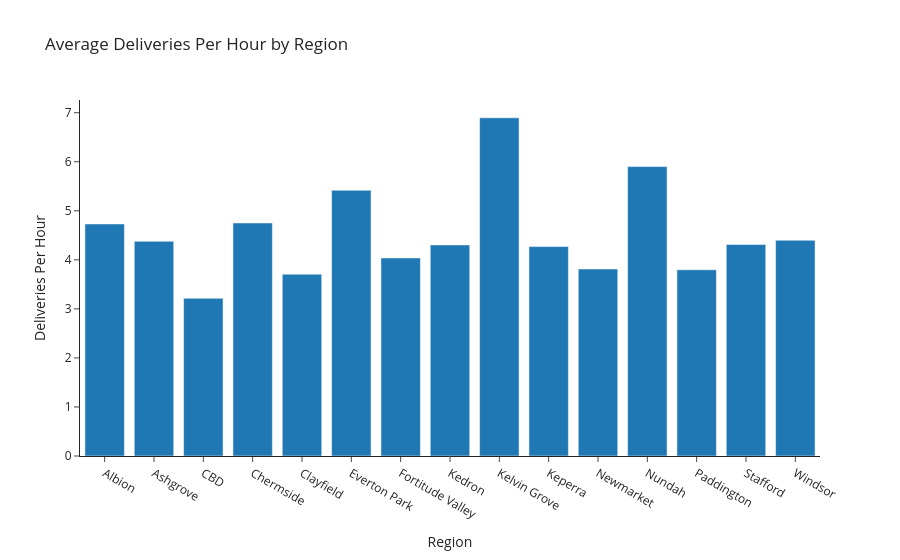
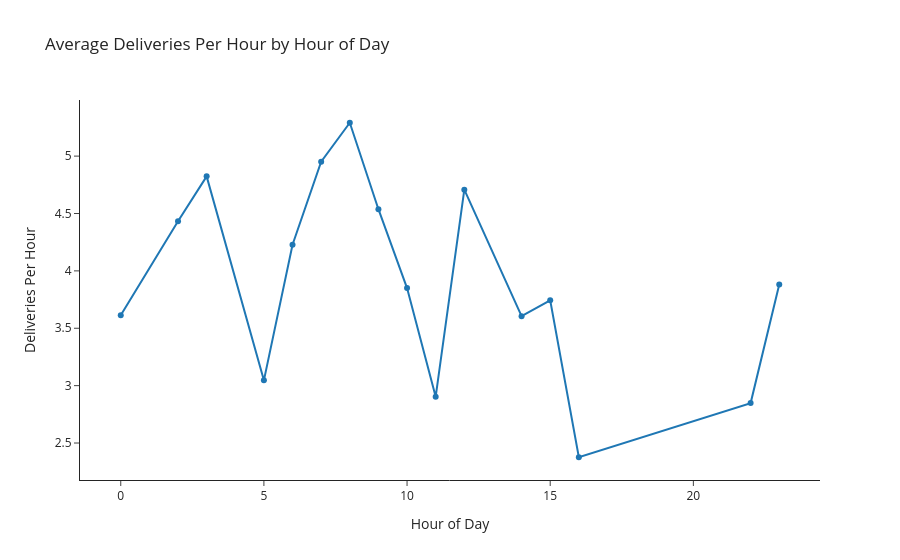
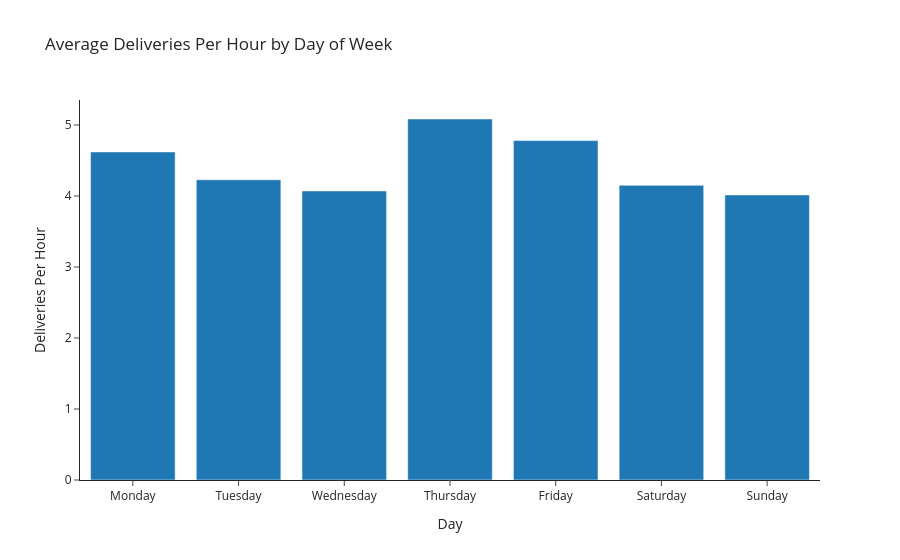
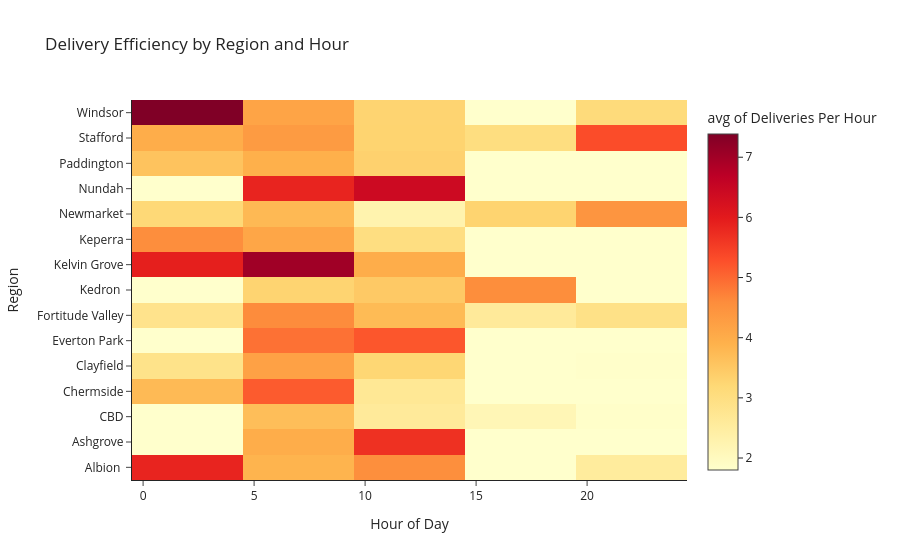

The notebook cell these images were saved under, in order:
### Markdown cell above
### Visualisation

Several visualisations were created to examine delivery efficiency patterns. Bar charts compare deliveries per hour across regions and days of the week, while a line chart shows how efficiency changes across different hours of the day. A grouped bar chart was used to compare delivery efficiency across regions and days of the week, and heatmaps were used to explore combinations of region and hour and hour and day to help identify patterns across time and location.

### Code cell
# Set clean visual style
px.defaults.template = "simple_white"

# Correct day order
day_order = ["Monday","Tuesday","Wednesday","Thursday","Friday","Saturday","Sunday"]


# Bar chart: delivery efficiency by region
fig = px.bar(
    region_efficiency,
    x="Region",
    y="DELIVERIES_PER_HOUR",
    title="Average Deliveries Per Hour by Region",
    labels={"DELIVERIES_PER_HOUR": "Deliveries Per Hour"}
)
fig.show()


# Line chart: delivery efficiency by hour
fig = px.line(
    hour_efficiency,
    x="HOUR",
    y="DELIVERIES_PER_HOUR",
    markers=True,
    title="Average Deliveries Per Hour by Hour of Day",
    labels={"HOUR": "Hour of Day", "DELIVERIES_PER_HOUR": "Deliveries Per Hour"}
)
fig.show()


# Bar chart: delivery efficiency by day
fig = px.bar(
    day_efficiency,
    x="DAY_NAME",
    y="DELIVERIES_PER_HOUR",
    category_orders={"DAY_NAME": day_order},
    title="Average Deliveries Per Hour by Day of Week",
    labels={"DAY_NAME": "Day", "DELIVERIES_PER_HOUR": "Deliveries Per Hour"}
)
fig.show()


# Heatmap: delivery efficiency by region and hour
fig = px.density_heatmap(
    region_hour_efficiency,
    x="HOUR",
    y="Region",
    z="DELIVERIES_PER_HOUR",
    histfunc="avg",
    color_continuous_scale="YlOrRd",
    title="Delivery Efficiency by Region and Hour",
    labels={
        "HOUR": "Hour of Day",
        "Region": "Region",
        "DELIVERIES_PER_HOUR": "Deliveries Per Hour"
    }
)
fig.show()


# Grouped bar chart: region vs day
fig = px.bar(
    region_day_efficiency,
    x="DAY_NAME",
    y="DELIVERIES_PER_HOUR",
    color="Region",
    barmode="group",
    category_orders={"DAY_NAME": day_order},
    title="Delivery Efficiency by Region and Day",
    labels={"DAY_NAME": "Day", "DELIVERIES_PER_HOUR": "Deliveries Per Hour"}
)
fig.show()


# Heatmap: delivery efficiency by hour and day
fig = px.density_heatmap(
    hour_day_efficiency,
    x="HOUR",
    y="DAY_NAME",
    z="DELIVERIES_PER_HOUR",
    histfunc="avg",
    category_orders={"DAY_NAME": day_order},
    title="Delivery Efficiency by Hour and Day",
    labels={"HOUR": "Hour of Day", "DELIVERIES_PER_HOUR": "Deliveries Per Hour"}
)
fig.show()

### Figure 1 — Plotly figure (JSON) as saved in the notebook; plotly's stock layout.template omitted (floating-point values rounded to 4 significant figures)
{"data": [{"alignmentgroup": "True", "hovertemplate": "Region=%{x}<br>Deliveries Per Hour=%{y}<extra></extra>", "legendgroup": "", "marker": {"color": "#1F77B4", "pattern": {"shape": ""}}, "name": "", "offsetgroup": "", "orientation": "v", "showlegend": false, "textposition": "auto", "type": "bar", "x": ["Albion ", "Ashgrove", "CBD", "Chermside", "Clayfield", "Everton Park", "Fortitude Valley", "Kedron ", "Kelvin Grove", "Keperra", "Newmarket", "Nundah", "Paddington", "Stafford", "Windsor"], "xaxis": "x", "y": [4.732, 4.378, 3.215, 4.751, 3.707, 5.419, 4.038, 4.304, 6.896, 4.27, 3.813, 5.901, 3.797, 4.312, 4.399], "yaxis": "y"}], "layout": {"autosize": true, "barmode": "relative", "legend": {"tracegroupgap": 0}, "title": {"text": "Average Deliveries Per Hour by Region"}, "xaxis": {"anchor": "y", "autorange": true, "domain": [0, 1], "range": [-0.5, 14.5], "title": {"text": "Region"}, "type": "category"}, "yaxis": {"anchor": "x", "autorange": true, "domain": [0, 1], "range": [0, 7.259], "title": {"text": "Deliveries Per Hour"}, "type": "linear"}}}

### Figure 2 — Plotly figure (JSON) as saved in the notebook; plotly's stock layout.template omitted (floating-point values rounded to 4 significant figures)
{"data": [{"hovertemplate": "Hour of Day=%{x}<br>Deliveries Per Hour=%{y}<extra></extra>", "legendgroup": "", "line": {"color": "#1F77B4", "dash": "solid"}, "marker": {"symbol": "circle"}, "mode": "lines+markers", "name": "", "orientation": "v", "showlegend": false, "type": "scatter", "x": [0, 2, 3, 5, 6, 7, 8, 9, 10, 11, 12, 14, 15, 16, 22, 23], "xaxis": "x", "y": [3.613, 4.433, 4.824, 3.046, 4.228, 4.951, 5.291, 4.538, 3.85, 2.904, 4.707, 3.606, 3.743, 2.376, 2.848, 3.882], "yaxis": "y"}], "layout": {"autosize": true, "legend": {"tracegroupgap": 0}, "title": {"text": "Average Deliveries Per Hour by Hour of Day"}, "xaxis": {"anchor": "y", "autorange": true, "domain": [0, 1], "range": [-1.394, 24.39], "title": {"text": "Hour of Day"}, "type": "linear"}, "yaxis": {"anchor": "x", "autorange": true, "domain": [0, 1], "range": [2.135, 5.531], "title": {"text": "Deliveries Per Hour"}, "type": "linear"}}}

### Figure 3 — Plotly figure (JSON) as saved in the notebook; plotly's stock layout.template omitted (floating-point values rounded to 4 significant figures)
{"data": [{"alignmentgroup": "True", "hovertemplate": "Day=%{x}<br>Deliveries Per Hour=%{y}<extra></extra>", "legendgroup": "", "marker": {"color": "#1F77B4", "pattern": {"shape": ""}}, "name": "", "offsetgroup": "", "orientation": "v", "showlegend": false, "textposition": "auto", "type": "bar", "x": ["Friday", "Monday", "Saturday", "Sunday", "Thursday", "Tuesday", "Wednesday"], "xaxis": "x", "y": [4.781, 4.621, 4.151, 4.015, 5.085, 4.228, 4.071], "yaxis": "y"}], "layout": {"autosize": true, "barmode": "relative", "legend": {"tracegroupgap": 0}, "title": {"text": "Average Deliveries Per Hour by Day of Week"}, "xaxis": {"anchor": "y", "autorange": true, "categoryarray": ["Monday", "Tuesday", "Wednesday", "Thursday", "Friday", "Saturday", "Sunday"], "categoryorder": "array", "domain": [0, 1], "range": [-0.5, 6.5], "title": {"text": "Day"}, "type": "category"}, "yaxis": {"anchor": "x", "autorange": true, "domain": [0, 1], "range": [0, 5.352], "title": {"text": "Deliveries Per Hour"}, "type": "linear"}}}

### Figure 4 — Plotly figure (JSON) as saved in the notebook; plotly's stock layout.template omitted (floating-point values rounded to 4 significant figures)
{"data": [{"coloraxis": "coloraxis", "histfunc": "avg", "hovertemplate": "Hour of Day=%{x}<br>Region=%{y}<br>avg of Deliveries Per Hour=%{z}<extra></extra>", "name": "", "type": "histogram2d", "x": [0, 2, 3, 5, 7, 8, 9, 10, 11, 12, 22, 7, 8, 9, 10, 5, 8, 9, 10, 11, 15, 23, 0, 3, 6, 7, 8, 9, 10, 11, 3, 8, 9, 10, 22, 6, 7, 8, 9, 10, 0, 2, 3, 5, 6, 7, 8, 9, 10, 11, 14, 15, 16, 22, 23, 6, 7, 8, 9, 10, 12, 15, 16, 2, 3, 7, 8, 9, 10, 14, 0, 3, 8, 9, 10, 2, 5, 6, 7, 8, 9, 10, 15, 16, 23, 6, 7, 8, 9, 10, 11, 12, 0, 2, 3, 7, 8, 9, 10, 3, 6, 8, 9, 10, 11, 14, 16, 23, 2, 3, 5, 6, 7, 8, 9, 10, 11, 12, 14, 15, 22, 23], "xaxis": "x", "xbingroup": "x", "y": ["Albion ", "Albion ", "Albion ", "Albion ", "Albion ", "Albion ", "Albion ", "Albion ", "Albion ", "Albion ", "Albion ", "Ashgrove", "Ashgrove", "Ashgrove", "Ashgrove", "CBD", "CBD", "CBD", "CBD", "CBD", "CBD", "CBD", "Chermside", "Chermside", "Chermside", "Chermside", "Chermside", "Chermside", "Chermside", "Chermside", "Clayfield", "Clayfield", "Clayfield", "Clayfield", "Clayfield", "Everton Park", "Everton Park", "Everton Park", "Everton Park", "Everton Park", "Fortitude Valley", "Fortitude Valley", "Fortitude Valley", "Fortitude Valley", "Fortitude Valley", "Fortitude Valley", "Fortitude Valley", "Fortitude Valley", "Fortitude Valley", "Fortitude Valley", "Fortitude Valley", "Fortitude Valley", "Fortitude Valley", "Fortitude Valley", "Fortitude Valley", "Kedron ", "Kedron ", "Kedron ", "Kedron ", "Kedron ", "Kedron ", "Kedron ", "Kedron ", "Kelvin Grove", "Kelvin Grove", "Kelvin Grove", "Kelvin Grove", "Kelvin Grove", "Kelvin Grove", "Kelvin Grove", "Keperra", "Keperra", "Keperra", "Keperra", "Keperra", "Newmarket", "Newmarket", "Newmarket", "Newmarket", "Newmarket", "Newmarket", "Newmarket", "Newmarket", "Newmarket", "Newmarket", "Nundah", "Nundah", "Nundah", "Nundah", "Nundah", "Nundah", "Nundah", "Paddington", "Paddington", "Paddington", "Paddington", "Paddington", "Paddington", "Paddington", "Stafford", "Stafford", "Stafford", "Stafford", "Stafford", "Stafford", "Stafford", "Stafford", "Stafford", "Windsor", "Windsor", "Windsor", "Windsor", "Windsor", "Windsor", "Windsor", "Windsor", "Windsor", "Windsor", "Windsor", "Windsor", "Windsor", "Windsor"], "yaxis": "y", "ybingroup": "y", "z": [4.104, 5.86, 7.617, 2.111, 3.923, 6.464, 2.965, 3.856, 2.394, 7.411, 2.544, 3.454, 4.533, 4.01, 5.678, 2.733, 5.038, 3.244, 3.286, 1.921, 2.153, 1.841, 3.806, 3.693, 3.202, 5.631, 6.147, 5.625, 2.306, 3.058, 2.858, 4.094, 4.327, 3.228, 1.836, 3.084, 5.405, 5.677, 5.434, 5.198, 2.595, 3.189, 2.732, 3.38, 7.189, 3.596, 4.966, 3.912, 4.924, 2.968, 3.33, 3.774, 1.412, 2.548, 3.287, 2.985, 2.433, 2.468, 5.266, 3.381, 3.589, 7.368, 1.778, 6.025, 5.83, 7.515, 8.568, 4.967, 6.354, 1.627, 2.705, 6.432, 2.876, 5.363, 3.023, 3.182, 4.828, 1.031, 5.002, 3.667, 4.299, 2.282, 2.991, 3.6, 4.435, 3.167, 6.964, 7.523, 5.795, 3.51, 10.34, 5.419, 5.872, 3.067, 1.853, 3.968, 4.028, 3.81, 3.333, 3.989, 3.597, 5.282, 4.083, 4.019, 1.257, 4.606, 3.027, 5.322, 6.89, 7.883, 1.822, 3.005, 6.214, 4.619, 5.175, 2.453, 2.399, 4.133, 4.135, 1.801, 3.387, 2.839]}], "layout": {"autosize": true, "coloraxis": {"colorbar": {"title": {"text": "avg of Deliveries Per Hour"}}, "colorscale": [[0, "rgb(255,255,204)"], [0.125, "rgb(255,237,160)"], [0.25, "rgb(254,217,118)"], [0.375, "rgb(254,178,76)"], [0.5, "rgb(253,141,60)"], [0.625, "rgb(252,78,42)"], [0.75, "rgb(227,26,28)"], [0.875, "rgb(189,0,38)"], [1, "rgb(128,0,38)"]]}, "legend": {"tracegroupgap": 0}, "title": {"text": "Delivery Efficiency by Region and Hour"}, "xaxis": {"anchor": "y", "autorange": true, "domain": [0, 1], "range": [-0.5, 24.5], "title": {"text": "Hour of Day"}, "type": "linear"}, "yaxis": {"anchor": "x", "autorange": true, "domain": [0, 1], "range": [-0.5, 14.5], "title": {"text": "Region"}, "type": "category"}}}
